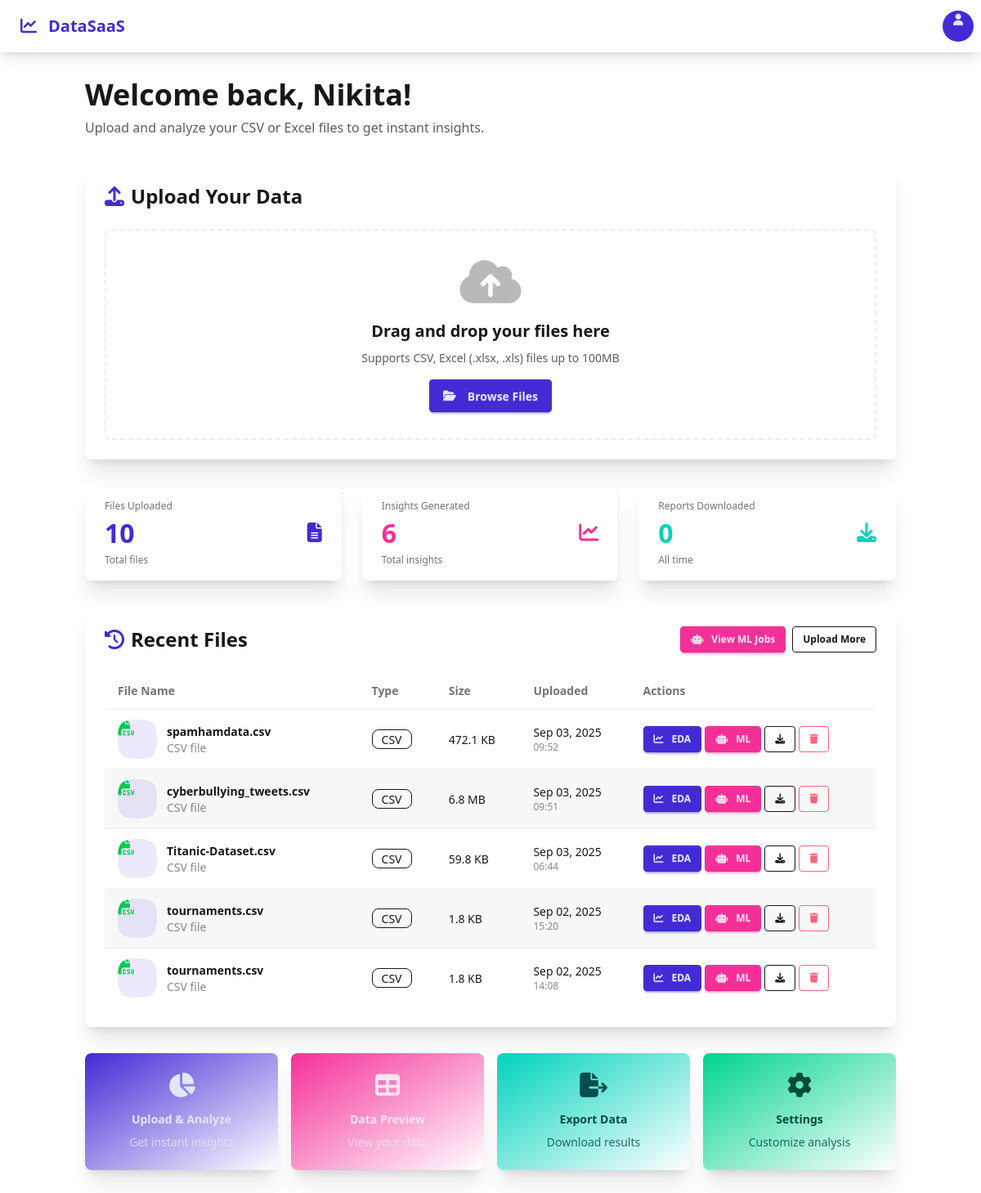
The page /dashboard/ (signed in) on the database its author committed.
### accounts/models.py (models this page shows, shortened)
class UploadedFile(models.Model):
    user = models.ForeignKey(User, on_delete=models.CASCADE, related_name='uploaded_files')
    file = models.FileField(upload_to='uploads/%Y/%m/%d/')
    filename = models.CharField(max_length=255)
    uploaded_at = models.DateTimeField(auto_now_add=True)
    file_size = models.BigIntegerField(null=True, blank=True)  # File size in bytes
    file_type = models.CharField(max_length=50, null=True, blank=True)  # CSV, XLSX, etc.
    class Meta:
        ordering = ['-uploaded_at']  # Show newest files first
    def get_file_size_display(self):
        if not self.file_size:
            return "Unknown"
        for unit in ['B', 'KB', 'MB', 'GB']:
            if self.file_size < 1024.0:
                return f"{self.file_size:.1f} {unit}"
            self.file_size /= 1024.0
        return f"{self.file_size:.1f} TB"

### accounts/views.py (the view)
# urls.py: path('dashboard/', views.dashboard_view, name='dashboard'),
@login_required
def dashboard_view(request):
    user_files = UploadedFile.objects.filter(user=request.user)[:5]  # Show latest 5 files
    total_files = UploadedFile.objects.filter(user=request.user).count()
    total_insights = Insight.objects.filter(user=request.user).count()
    total_reports = Report.objects.filter(user=request.user).count()
    context = {
        'user_files': user_files,
        'total_files': total_files,
        'total_insights': total_insights,
        'total_reports': total_reports,
    }
    return render(request, 'accounts/dashboard.html', context)

### templates/accounts/dashboard.html (shortened to what this page needs)
{% extends 'base.html' %}
{% block content %}
<div class="container mx-auto px-4 py-8">
  <div class="mb-8">
    <h1 class="text-4xl font-bold mb-2">Welcome back, {{ user.first_name|default:user.username }}!</h1>
    <p class="text-base-content/70">Upload and analyze your CSV or Excel files to get instant insights.</p>
  </div>
  <div class="card bg-base-100 shadow-xl mb-8">
    <div class="card-body">
      <h2 class="card-title text-2xl mb-4">
        <i class="fas fa-upload text-primary"></i>
        Upload Your Data
      </h2>
      <div class="border-2 border-dashed border-base-300 rounded-lg p-8 text-center hover:border-primary transition-colors">
        <div class="space-y-4">
          <div class="text-6xl text-base-content/30">
            <i class="fas fa-cloud-upload-alt"></i>
          </div>
          <div>
            <h3 class="text-xl font-semibold mb-2">Drag and drop your files here</h3>
            <p class="text-base-content/70">Supports CSV, Excel (.xlsx, .xls) files up to 100MB</p>
          </div>
          <div>
            <a href="{% url 'accounts:upload_file' %}" class="btn btn-primary">
              <i class="fas fa-folder-open mr-2"></i>
              Browse Files
            </a>
          </div>
        </div>
      </div>
    </div>
  </div>
  <div class="grid grid-cols-1 lg:grid-cols-3 gap-6 mb-8">
    <div class="stat bg-base-100 shadow-xl rounded-lg">
      <div class="stat-figure text-primary">
        <i class="fas fa-file-alt text-2xl"></i>
      </div>
      <div class="stat-title">Files Uploaded</div>
      <div class="stat-value text-primary">{{ total_files }}</div>
      <div class="stat-desc">Total files</div>
    </div>
    <div class="stat bg-base-100 shadow-xl rounded-lg">
      <div class="stat-figure text-secondary">
        <i class="fas fa-chart-line text-2xl"></i>
      </div>
      <div class="stat-title">Insights Generated</div>
      <div class="stat-value text-secondary">{{ total_insights }}</div>
      <div class="stat-desc">Total insights</div>
    </div>
    <div class="stat bg-base-100 shadow-xl rounded-lg">
      <div class="stat-figure text-accent">
        <i class="fas fa-download text-2xl"></i>
      </div>
      <div class="stat-title">Reports Downloaded</div>
      <div class="stat-value text-accent">{{ total_reports }}</div>
      <div class="stat-desc">All time</div>
    </div>
  </div>
  <div class="card bg-base-100 shadow-xl">
    <div class="card-body">
      <div class="flex justify-between items-center mb-4">
        <h2 class="card-title text-2xl">
          <i class="fas fa-history text-primary"></i>
          Recent Files
        </h2>
        {% if user_files %}
          <div class="flex space-x-2">
            <a href="{% url 'analytics:ml_jobs_list' %}" class="btn btn-secondary btn-sm">
              <i class="fas fa-robot mr-1"></i>
              View ML Jobs
            </a>
            <a href="{% url 'accounts:upload_file' %}" class="btn btn-outline btn-sm">Upload More</a>
          </div>
        {% endif %}
      </div>
      {% if user_files %}
        <div class="overflow-x-auto">
          <table class="table table-zebra w-full">
            <thead>
              <tr>
                <th>File Name</th>
                <th>Type</th>
                <th>Size</th>
                <th>Uploaded</th>
                <th>Actions</th>
              </tr>
            </thead>
            <tbody>
              {% for file in user_files %}
                <tr>
                  <td>
                    <div class="flex items-center space-x-3">
                      <div class="avatar">
                        <div class="mask mask-squircle w-12 h-12 bg-primary/10 flex items-center justify-center">
                          {% if file.file_type == 'CSV' %}
                            <i class="fas fa-file-csv text-green-500 text-xl"></i>
                          {% elif file.file_type == 'XLSX' or file.file_type == 'XLS' %}
                            <i class="fas fa-file-excel text-green-600 text-xl"></i>
                          {% else %}
                            <i class="fas fa-file text-base-content/50 text-xl"></i>
                          {% endif %}
                        </div>
                      </div>
                      <div>
                        <div class="font-bold">{{ file.filename }}</div>
                        <div class="text-sm opacity-50">{{ file.file_type }} file</div>
                      </div>
                    </div>
                  </td>
                  <td>
                    <span class="badge badge-outline">{{ file.file_type }}</span>
                  </td>
                  <td>{{ file.get_file_size_display }}</td>
                  <td>
                    <div class="text-sm">{{ file.uploaded_at|date:"M d, Y" }}</div>
                    <div class="text-xs opacity-50">{{ file.uploaded_at|time:"H:i" }}</div>
                  </td>
                  <td>
                    <div class="flex flex-wrap gap-1">
                      <a href="{% url 'analytics:eda_view' file.id %}"
                         class="btn btn-primary btn-sm"
                         title="Analyze Data">
                        <i class="fas fa-chart-line mr-1"></i>
                        EDA
                      </a>
                      <a href="{% url 'analytics:select_target_column' file.id %}"
                         class="btn btn-secondary btn-sm"
                         title="Train ML Model">
                        <i class="fas fa-robot mr-1"></i>
                        ML
                      </a>
                      <a href="{% url 'accounts:download_file' file.id %}"
                         class="btn btn-outline btn-sm"
                         title="Download">
                        <i class="fas fa-download"></i>
                      </a>
                      <button onclick="confirmDelete({{ file.id }}, '{{ file.filename }}')"
                              class="btn btn-outline btn-error btn-sm"
                              title="Delete">
                        <i class="fas fa-trash"></i>
                      </button>
                    </div>
                  </td>
                </tr>
              {% endfor %}
            </tbody>
          </table>
        </div>
      {% endif %}
    </div>
  </div>
  <div class="grid grid-cols-1 md:grid-cols-2 lg:grid-cols-4 gap-4 mt-8">
    <a href="{% url 'accounts:upload_file' %}" class="card bg-gradient-to-br from-primary to-primary-focus text-primary-content shadow-xl hover:shadow-2xl transition-shadow">
      <div class="card-body text-center">
        <i class="fas fa-chart-pie text-3xl mb-2"></i>
        <h3 class="font-bold">Upload & Analyze</h3>
        <p class="text-sm opacity-80">Get instant insights</p>
      </div>
    </a>
    <div class="card bg-gradient-to-br from-secondary to-secondary-focus text-secondary-content shadow-xl">
      <div class="card-body text-center">
        <i class="fas fa-table text-3xl mb-2"></i>
        <h3 class="font-bold">Data Preview</h3>
        <p class="text-sm opacity-80">View your data</p>
      </div>
    </div>
    <div class="card bg-gradient-to-br from-accent to-accent-focus text-accent-content shadow-xl">
      <div class="card-body text-center">
        <i class="fas fa-file-export text-3xl mb-2"></i>
        <h3 class="font-bold">Export Data</h3>
        <p class="text-sm opacity-80">Download results</p>
      </div>
    </div>
    <div class="card bg-gradient-to-br from-success to-success-focus text-success-content shadow-xl">
      <div class="card-body text-center">
        <i class="fas fa-cog text-3xl mb-2"></i>
        <h3 class="font-bold">Settings</h3>
        <p class="text-sm opacity-80">Customize analysis</p>
      </div>
    </div>
  </div>
</div>
{% endblock %}

### rows shown on the page
UploadedFile: filename "spamhamdata.csv", file_type "CSV", file_size "472.1 KB", uploaded_at "Sep 03, 2025", uploaded_at "09:52"
UploadedFile: filename "cyberbullying_tweets.csv", file_type "CSV", file_size "6.8 MB", uploaded_at "Sep 03, 2025", uploaded_at "09:51"
UploadedFile: filename "Titanic-Dataset.csv", file_type "CSV", file_size "59.8 KB", uploaded_at "Sep 03, 2025", uploaded_at "06:44"
UploadedFile: filename "tournaments.csv", file_type "CSV", file_size "1.8 KB", uploaded_at "Sep 02, 2025", uploaded_at "15:20"
UploadedFile: filename "tournaments.csv", file_type "CSV", file_size "1.8 KB", uploaded_at "Sep 02, 2025", uploaded_at "14:08"

### other values the page prints
{{ user.first_name|default:user.username }} "Nikita"
{{ total_files }} "10"
{{ total_insights }} "6"
{{ total_reports }} "0"
